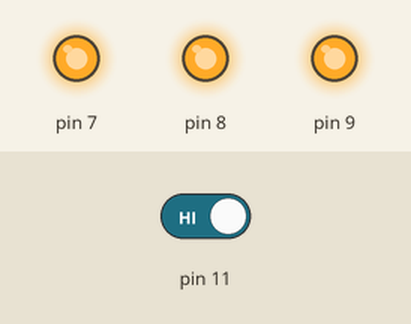
Bench run of a sketch on a simulated Arduino Uno, built with avr-gcc and run on an emulated ATmega328P. Shown: output pins drawn as LEDs (lit = HIGH). Inputs (shaded band) come from the test bench; at power-on: pin 11 HIGH.

Above: at 1.8 s.
1.9 s: pin 11 driven LOW
At 3.0 s:
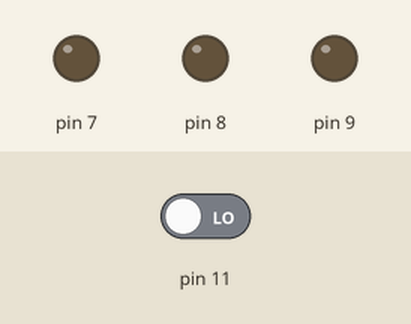
3.5 s: pin 11 driven HIGH
At 4.2 s:
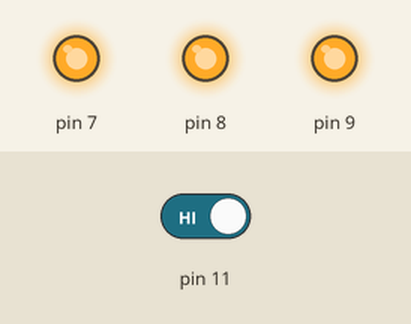
Timing chart, 0 to 6.5 s (numbered marks = the images above; inputs shaded):
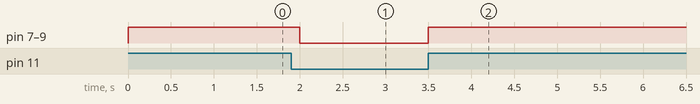

The sketch:

code.ino
```cpp
void setup()
{
  pinMode(7, OUTPUT);
  pinMode(8, OUTPUT);
  pinMode(9, OUTPUT);

  pinMode(11, INPUT);
}

void loop()
{
  if (digitalRead(11) == LOW)
  {
    digitalWrite(7, LOW);
    digitalWrite(8, LOW);
    digitalWrite(9, LOW);

  }
  else
  {
    digitalWrite(7, HIGH);
    digitalWrite(8, HIGH);
    digitalWrite(9, HIGH);

  }
  delay(500);
}
```

Measured:
- after the input at 1.9 s, pin 7–9: HIGH → LOW after 0.10 s
- after the input at 3.5 s, pin 7–9: LOW → HIGH at once
